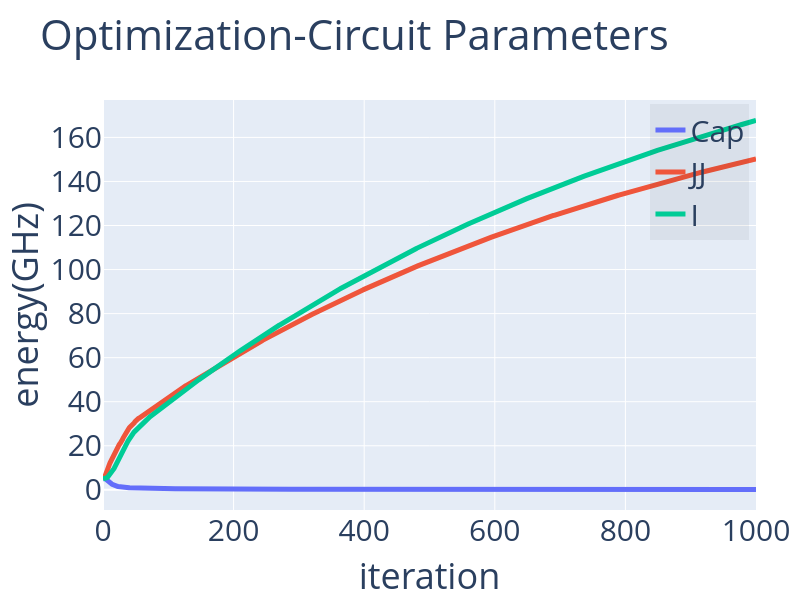

Notebook source saved alongside this figure:
### Code cell
# plot circuit parameters vs iterations
plotCompare(dCircuit.index,dCircuit,'Optimization-Circuit Parameters',"iteration","energy(GHz)",export='pdf',size=(600,800))

### Figure 1 — Plotly figure (JSON) as saved in the notebook; plotly's stock layout.template omitted (floating-point values rounded to 4 significant figures; data arrays with more than 128 entries replaced by an {"elided": "..."} marker saying what was removed)
{"data": [{"line": {"width": 5}, "name": "Cap", "type": "scatter", "x": {"elided": "1001 int values"}, "y": {"elided": "1001 float values"}}, {"line": {"width": 5}, "name": "JJ", "type": "scatter", "x": {"elided": "1001 int values"}, "y": {"elided": "1001 float values"}}, {"line": {"width": 5}, "name": "I", "type": "scatter", "x": {"elided": "1001 int values"}, "y": {"elided": "1001 float values"}}], "layout": {"font": {"size": 30}, "height": 600, "legend": {"bgcolor": "rgba(0,0,0,.05)", "x": 0.99, "xanchor": "right", "y": 0.99, "yanchor": "top"}, "margin": {"r": 10, "t": 100}, "showlegend": true, "title": {"text": "Optimization-Circuit Parameters"}, "width": 800, "xaxis": {"title": {"text": "iteration"}}, "yaxis": {"title": {"text": "energy(GHz)"}}}}
